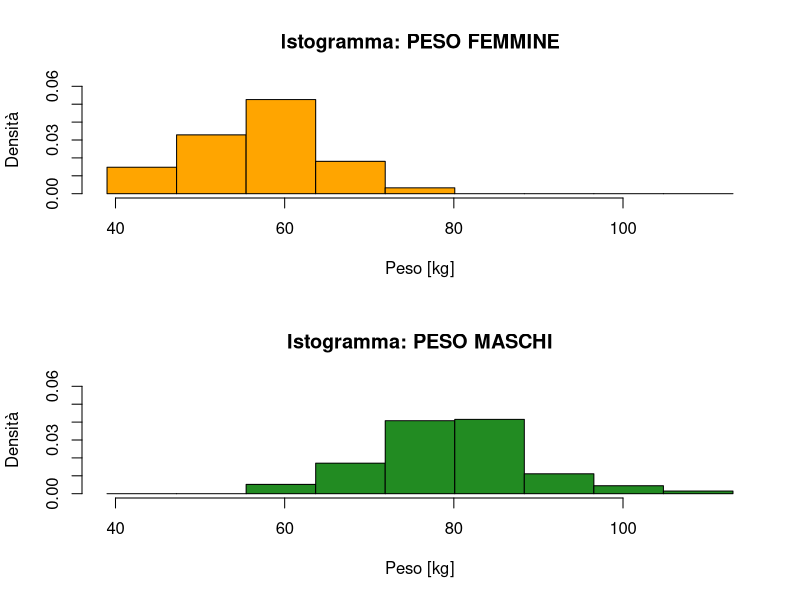
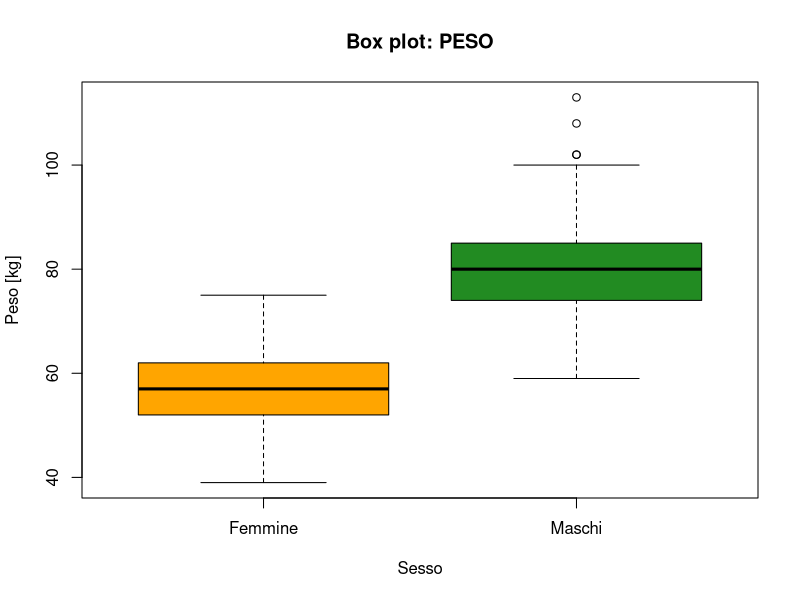
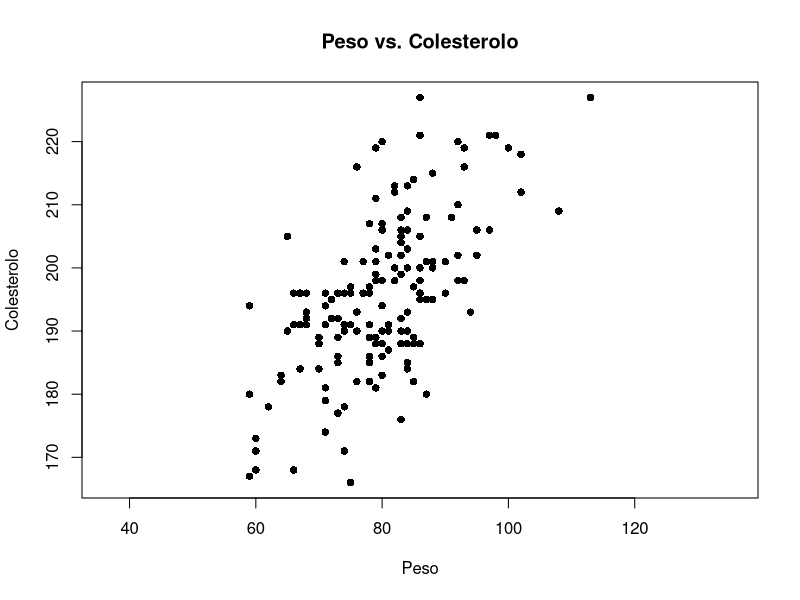
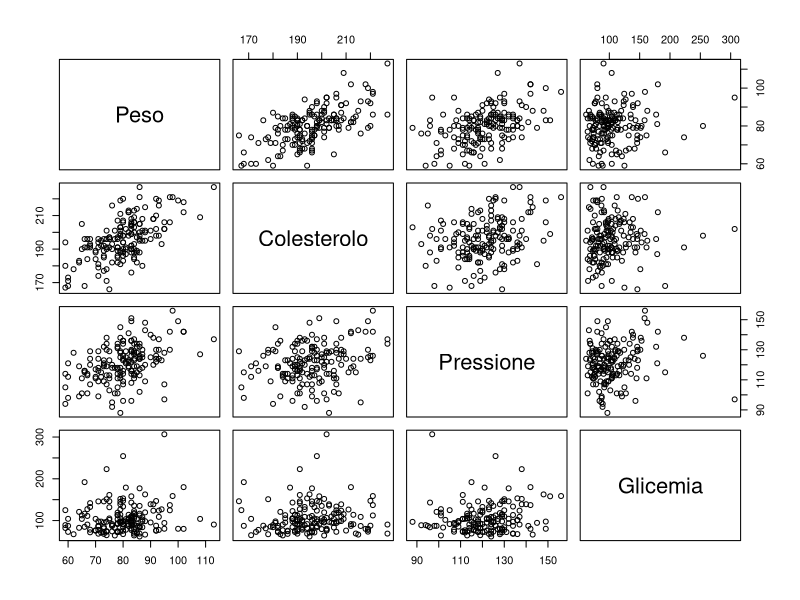
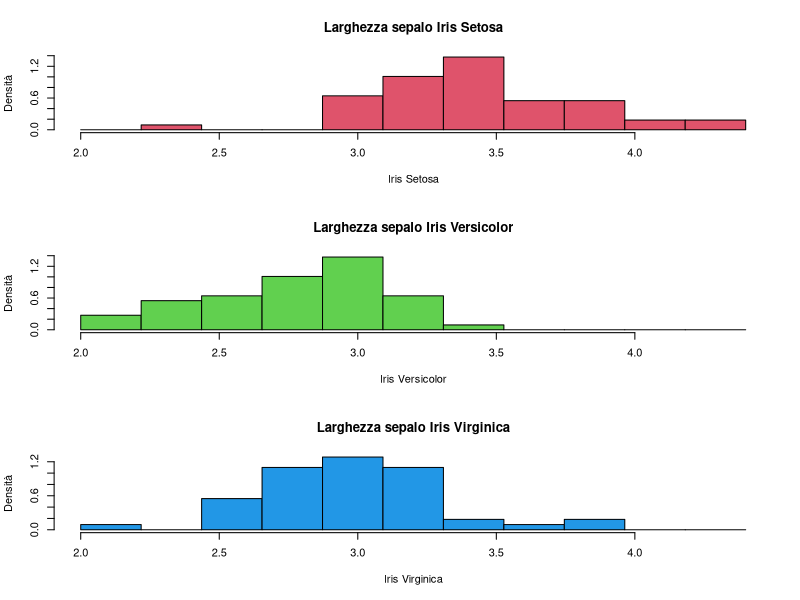
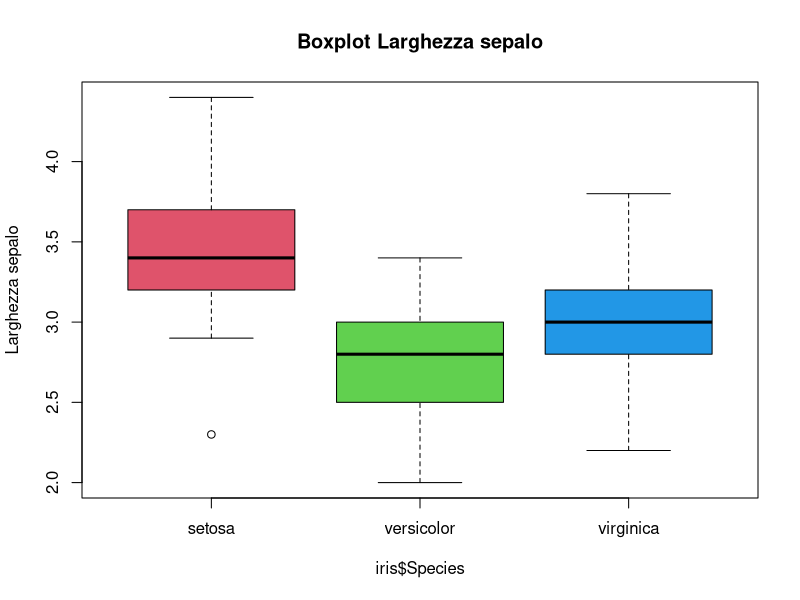
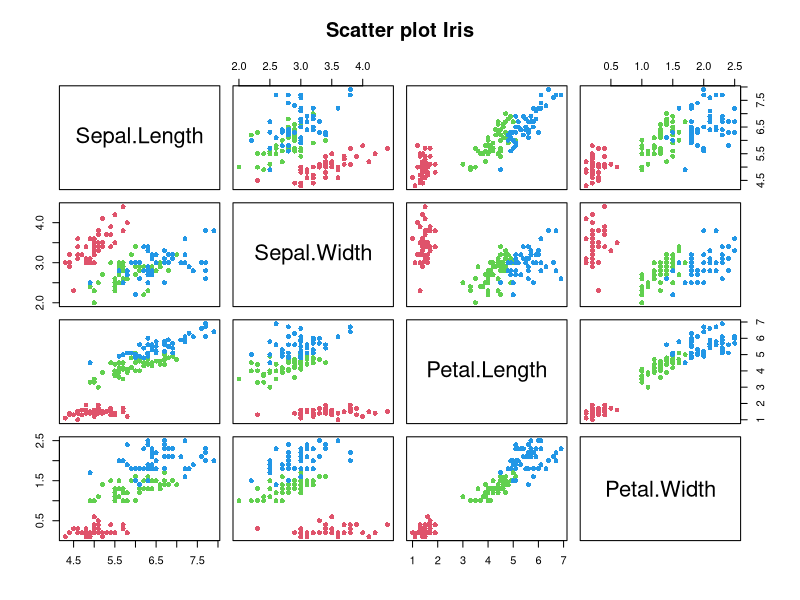
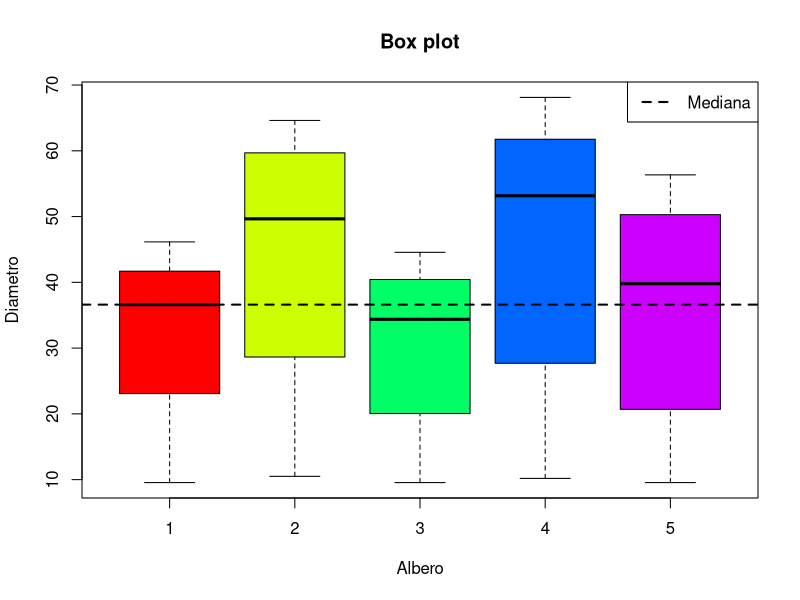

R code for these plots, in order:
#'###########################################################'#
#'########               LABORATORIO 2               ########'#
#'########            STATISTICA DESCRITTIVA         ########'#
#'###########################################################'#

# Argomenti del secondo laboratorio:
# 1 - Analisi descrittiva di una variabile qunatitativa (confronto fra gruppi)
# 2 - Analisi descrittiva di più variabili quantitative (multivariata)
# 3 - Esempio di confronto tra più gruppi
# 4 - Esempi più complessi

# IMPOSTARE LA WORKING DIRECTORY (CARTELLA DI LAVORO): -------------------------
# Da interfaccia:
# 1.
# 'Session' -> 'Set Working Directory' -> 'Choose Directory' -> ...

# 2. 
# 'Session' -> 'Set Working Directory' -> 'To Source File Location'

# Da console:
# setwd( 'C:/percorso/file' )

# 1 - ANALISI DI UNA VARIABILE QUANTITATIVA (DATI NUMERICI) -------------------- 
# Analisi di variabili quantitative:
# 1. Indici statistici di posizione/dispersione
# 2. Confronto tra istogrammi
# 3. Confronto tra box plot

### ESERCIZIO 1 (Confronto tra due gruppi)
rm ( list = ls( ) )
graphics.off()

pazienti = read.table( 'pazienti.txt', header = TRUE )

### RICHIESTA 1: calcolare i principali indici statistici di posizione e di
### dispersione della variabile "Peso" separatamente per ogni sottocampione
### (maschi e femmine)

# -> tapply( x, y, f )
# x: variabile numerica
# y: variabile categorica
# f: funzione

# Media campionaria
tapply( pazienti$Peso, pazienti$Sesso, mean )  

# Varianza campionaria
tapply( pazienti$Peso, pazienti$Sesso, var )   

# Deviazione standard campionaria
tapply( pazienti$Peso, pazienti$Sesso, sd )

# Minimo
tapply( pazienti$Peso, pazienti$Sesso, min )   

# Massimo
tapply( pazienti$Peso, pazienti$Sesso, max )  

# Range
diff( tapply( pazienti$Peso, pazienti$Sesso, range )$F ) 
diff( tapply( pazienti$Peso, pazienti$Sesso, range )$M )

# Mediana
tapply( pazienti$Peso, pazienti$Sesso, median )

# Quartili
Q = tapply( pazienti$Peso, pazienti$Sesso, quantile )
Q

# Primo quantile: Q1
Q1 = c( Q$F[2], Q$M[2] )
Q1

# Terzo quantile: Q3
Q3 = c( Q$F[4], Q$M[4] )
Q3

# IQR
Q3 - Q1

# Quartile di ordine p = 0.9
tapply( pazienti$Peso, pazienti$Sesso, quantile, probs = 0.9 )

# Sintesi
tapply( pazienti$Peso, pazienti$Sesso, summary )

### RICHIESTA 2: visualizzare graficamente la distribuzione della variabile
### "Peso" separatamente per ogni sottocampione (maschi e femmine)

femmine = pazienti[ pazienti$Sesso == 'F', ]
maschi = pazienti[ pazienti$Sesso == 'M', ]

# Istogrammi affiancati
dev.new()
par ( mfrow = c( 2, 1 ) )
hist( femmine$Peso, prob = TRUE, col = 'orange',
      breaks = seq( min( pazienti$Peso ), max( pazienti$Peso ), length = 10 ), 
      xlim = range( pazienti$Peso ), ylim = c( 0, 0.06 ),
      main = 'Istogramma: PESO FEMMINE', xlab = 'Peso [kg]', ylab = 'Densità' )
hist( maschi$Peso, prob = TRUE, col = 'forestgreen',
      breaks = seq( min( pazienti$Peso ), max( pazienti$Peso ), length = 10 ),
      xlim = range( pazienti$Peso ), ylim = c( 0, 0.06 ),
      main = 'Istogramma: PESO MASCHI', xlab = 'Peso [kg]', ylab = 'Densità' )

# Nota: il confronto sensato se i grafici hanno le stesse scale sugli assi e le
# stesse classi!

# Box plot distinti per classi
dev.new()
boxplot( pazienti$Peso ~ pazienti$Sesso, col = c ( 'orange', 'forestgreen' ),
         xlab = 'Sesso', ylab = 'Peso [kg]', names = c( 'Femmine', 'Maschi' ),
         main = 'Box plot: PESO')

# Nota: confrontare sempre box plot con stesse scale!

# 2 - ANALISI MULTIVARIATA -----------------------------------------------------
# 1. Covarianza
# 2. Indice di correlazione lineare
# 3. Matrice di varianza e covarianza
# 4. Matrice di correlazione
# 5. Scatterplot
# 6. Box plot

### analizzare le dipendenze tra le variabili Peso e Colesterolo nel sottocampione dei maschi

# rimuovo variabili categoriche

head(maschi) # oppure head(pazienti) 
categoriche = c(1,5,6,7) # 

maschi = maschi[ , -categoriche]   #

# check maschi ? 

dev.new()
plot( maschi$Peso, maschi$Colesterolo, asp=1,  col = "black", pch = 16,
      main = 'Peso vs. Colesterolo', xlab = 'Peso', ylab = 'Colesterolo' )

# Covarianza (Cov): valutare come due variabili si discostano dalle loro medie
#   - se Cov(X, Y) > 0 => variabili direttamente proporzionali
#   - se Cov(X, Y) < 0 => variabili inversamente proporzionali
#   - se Cov(X, Y) = 0 => variabili scorrelate

# Covarianza campionaria:
#   Cov(X, Y) = sum( ( x_i - media.campionaria(X) ) * ( y_i - media.campionaria(Y) ) ) / ( n - 1 )
cov( maschi$Peso, maschi$Colesterolo )   # oppure: cov( maschi$Colesterolo, maschi$Peso )

# Nota: Cov(X, X) = Var(X)
cov( maschi$Peso, maschi$Peso )
var( maschi$Peso )

# Nota: scorrelazione non equivale ad indipendenza. Infatti:
# variabili indipendenti => variabili scorrelate (è falsa l'implicazione <=)
# Esempio: X~N(0, 1) vs. Y=X^2
# Cov(X, Y) = E[XY] - E[X] E[Y] = E[X^3] - E[X] E[X^2] = 0, ma X e Y NON sono indipendenti!

# Indice di correlazione lineare (Cor)
#   Cor(X, Y) = Cov(X, Y) / [ sd(X) * sd(Y) ] 

# Proprietà:
#   a) -1 <= Cor(X, Y) <= 1
#   b) Cor(X, Y) = 1   :  Y = a + b*X, con b > 0 
#   c) Cor(X, Y) = -1  :  Y = a + b*X, con b < 0

# Indice di correlazione lineare campionario
cov(  maschi$Peso, maschi$Colesterolo ) / ( sd( maschi$Peso ) * sd( maschi$Colesterolo ) )

cor(  maschi$Peso, maschi$Colesterolo )

# Nota: Cor(X, X) = 1
cor( maschi$Peso, maschi$Peso )

# Matrice di varianza e covarianza (dataset multivariato)
cov( maschi )

round( cov( maschi ), 2 )

# Matrice di correlazione
cor( maschi )

round( cor( maschi ), 2 )

# Scatterplot
dev.new()
pairs( maschi )

# se volessi analizzare contemporaneamente i maschi e le femmine ? 

#
#
#

# 3 - ESEMPIO DI CONFRONTO TRA PIU' GRUPPI -------------------------------------

rm( list = ls( ) )
graphics.off( )

# ESERCIZIO 3 
# Analisi dei dati contenuti nel dataset 'iris',
# già presente in R nel pacchetto di base 'datasets'

# Il dataset contiene la lunghezza e la larghezza di sepali e petali
# per 3 diverse specie di iris (setosa, versicolor e virginica).
# Abbiamo 150 osservazioni di 5 variabili:
#  Sepal.Length: lunghezza sepalo
#  Sepal.Width: larghezza sepalo
#  Petal.Length: lungezza petalo
#  Petal.Width: larghezza petalo
#  Species:   specie di iris

data(iris)

head(iris)
dim(iris)
names(iris)

# Per avere una descrizione completa del dataset:
help(iris)

# Ispezioniamo il dataset con le funzioni viste:
table(iris$Species) # Il dataset è bilanciato rispetto alle diverse tipologie di fiore

# Possiamo calcolare i principali indici di posizione su tutte le
# variabili contemporaneamente sfruttando la funzione tapply

tapply(iris$Sepal.Width, iris$Species, summary) 
# summary, terzo parametro della funzione, viene applicato a Sepal.Width, primo parametro della funzione,
# per ciascun livello contenuto in Species, secondo parametro della funzione

tapply(iris$Sepal.Width, iris$Species, sd)


# A) Confrontiamo la variabile Sepal.Width tra le diverse specie, ovvero stratificando
# per la variabile Species
# Confrontiamo i  tre gruppi tramite l'istogramma dei dati

dev.new()
par(mfrow= c(3,1))
hist(iris$Sepal.Width[iris$Species=="setosa"],
     probability = T,
     main = 'Larghezza sepalo Iris Setosa',
     xlab = 'Iris Setosa',
     ylab = 'Densità',
     col = 2,
     breaks = seq(min(iris$Sepal.Width), 
                  max(iris$Sepal.Width), length.out=12)) 

hist(iris$Sepal.Width[iris$Species=="versicolor"],
     probability = T,
     main = 'Larghezza sepalo Iris Versicolor',
     xlab = 'Iris Versicolor',
     ylab = 'Densità',
     col = 3,
     breaks = seq(min(iris$Sepal.Width), 
                  max(iris$Sepal.Width), length.out=12))

hist(iris$Sepal.Width[iris$Species=="virginica"],
     probability = T,
     main = 'Larghezza sepalo Iris Virginica',
     xlab = 'Iris Virginica',
     ylab = 'Densità',
     col = 4,
     breaks = seq(min(iris$Sepal.Width), 
                  max(iris$Sepal.Width), length.out=12))

# Istogramma -> Le iris setosa sembrano avere un sepalo più largo delle altre due specie.
#               Non si vede alcuna differenza tra le altre due specie.

# Confrontiamo i  tre gruppi tramite il boxplot dei dati
dev.new()
boxplot( iris$Sepal.Width ~ iris$Species, 
         ylab = 'Larghezza sepalo', 
         main = 'Boxplot Larghezza sepalo', 
         col = c( 2, 3, 4 ))

# Boxplot -> Il boxplot conferma la tendenza delle iris setosa ad avere un sepalo più largo
#            rispetto alle altre due specie.
#            Le iris versicolor sembrano essere quelli con il sepalo più stretto.

# PER CASA:
# B) Confrontare la variabile Sepal.Length tra le diverse specie, ovvero stratificando
# per la variabile Species

# C) Confrontare la variabile Petal.Length tra le diverse specie, ovvero stratificando
# per la variabile Species

# D) Confrontare la variabile Petal.Width tra le diverse specie, ovvero stratificando
# per la variabile Species

# Consideriamo il dataset complessivo

# Scatter plot
col=rep(0, nrow(iris))
col[iris$Species=='setosa']     = 2 #rosso
col[iris$Species=='versicolor'] = 3 #verde
col[iris$Species=='virginica']  = 4 #blu

dev.new()
pairs( iris [,1:4], 
       main = 'Scatter plot Iris', 
       col = col, 
       pch = 16 )
    
# Matrice di correlazione per specie
cor(iris[iris$Species== 'setosa', 1:4])
cor(iris[iris$Species== 'versicolor', 1:4])
cor(iris[iris$Species== 'virginica', 1:4])

rm(list = ls() )
graphics.off()

# 4 - Esempi più complessi -----------------------------------------------------

# ESERCIZIO ANALISI di AIRQUALITY

# Analisi dei dati contenuti nel dataset 'airquality',
# già presente in R nel pacchetto di base 'datasets'
# Carichiamo il nuovo dataset
data('airquality')

# Il dataset contiene 153 osservazioni relative alle misurazioni giornaliere della
# qualità dell'aria a New York, dal settembre al maggio 1973.
# Il dataset è formato da 6 variabili

help('airquality')
head(airquality)

range(airquality$Month)

# Codifichiamo la variabile 'Month' come factor
airquality$Month <-
  factor(airquality$Month, labels = c('Maggio', 'Giugno', 'Luglio', 'Agosto', 'Settembre'))

# Analisi descrittiva univariata: guardiamo il dataset
summary(airquality[, 1:4])
table(is.na(airquality$Ozone)) # ci sono 37 valori mancanti
table(is.na(airquality$Solar.R)) # ci sono 7 valori mancanti

mean(airquality$Ozone)
mean(airquality$Ozone, na.rm = T) # calcoliamo la media omettendo valori mancanti

airquality <-
  airquality[complete.cases(airquality), ] # elimino osservazioni con dati mancanti

rm(list = ls())
graphics.off()

# ESERCIZIO: ANALISI ARANCE 
# Si consideri il dataset contenuto nel file di testo "arance.txt", contenente
# 35 osservazioni relative alla crescita di 5 alberi di arance con 3 variabili
# osservate:
#   - albero: codice identificativo dell'albero
#   - giorni: età dell'albero in giorni dal 31/12/1968
#   - circonferenza: valore della circonferenza in mm

# Si richiede di:
# 1. Caricare il dataset.
# 2. Trasformare le età in mesi, considerandoli tutti di 30 giorni e
#    approssimandoli all'unità. [Suggerimento: utilizzare il comando
#    round( mesi, 0 ).]
# 3. Trasformare la circonferenza in diametro. [Suggerimento: utilizzare pi per
#    il valore di pi greco.]
# 4. Aggiungere le nuove variabili al dataframe.
# 5. Calcolare il massimo diametro raggiunto da ogni albero. Assicurarsi che la
#    variabile sulla quale vogliamo stratificare il campione sia categorica.
#    [Suggerimento: utilizzare il comando as.factor().]
# 6. Qual è l'albero che ha il diametro più piccolo dopo 22 mesi?
# 7. Quali sono gli alberi che presentano una maggiore crescita? Riportare i
#    valori della crescita e mostrare il risultato graficamente.

# 1. Caricare il dataset
arance = read.table( 'arance.txt', header = TRUE )

str( arance )

# 2. Trasformare le età in mesi
mesi = round( arance$giorni / 30, 0 )
mesi

# 3. Trasformare la circonferenza in diametro
diametro = round( arance$circonferenza / pi, 2 )
diametro

# 4. Aggiungere le nuove variabili al dataframe.
arance = data.frame( arance, mesi, diametro )

head( arance )

# 5. Calcolare il massimo diametro raggiunto da ogni albero
class( arance$albero )

arance$albero = as.factor( arance$albero )

arance$albero

tapply( arance$diametro, arance$albero, max )

# 6. Qual è l'albero che ha il diametro più piccolo dopo 22 mesi? 
diametro_min = min( arance$diametro[ arance$mesi == 22 ] )

arance$albero[ which( arance$diametro == diametro_min ) ]

# 7. Qual è l'albero che presenta una maggiore crescita?
MAX = tapply( arance$diametro, arance$albero, max )
MIN = tapply( arance$diametro, arance$albero, min ) 

crescita_tot = MAX - MIN

max( crescita_tot )

which( crescita_tot == max( crescita_tot ) )  # oppure: which.max( crescita_tot )

# Box plot: diametro vs. albero
dev.new()
boxplot( arance$diametro ~ arance$albero, main = "Box plot",
         col = rainbow( length( levels( arance$albero ) ) ),
         ylab = 'Diametro', xlab = 'Albero')
abline ( h = median( arance$diametro ), lty = 2, lwd = 2 )
legend( 'topright', legend = 'Mediana', lty = 2, lwd = 2)

# Andamento temporale del diametro degli alberi
dev.new()
plot( unique( arance$mesi ), arance$diametro[ which( arance$albero == '1' ) ], 
      col = 1, type = 'l', ylim = c( 10, 80 ), lwd = 2, xlab = 'Mesi',
      ylab = 'Diametro', main = 'Andamento temporale del diametro degli alberi' )
lines( unique( arance$mesi ), arance$diametro[ which( arance$albero == '2' ) ], col = 2, lwd = 2 )
lines( unique( arance$mesi ), arance$diametro[ which( arance$albero == '3' ) ], col = 3, lwd = 2 )
lines( unique( arance$mesi ), arance$diametro[ which( arance$albero == '4' ) ], col = 4, lwd = 2 )
lines( unique( arance$mesi ), arance$diametro[ which( arance$albero == '5' ) ], col = 5, lwd = 2 )
grid()
legend( 'topleft', col = 1:5, lty = rep( 1, 5 ), lwd = rep( 2, 5 ),
        legend = c( 'Albero 1', 'Albero 2', 'Albero 3', 'Albero 4', 'Albero 5' ) )

# Andamento temporale della crescita degli alberi
crescite = tapply( arance$diametro, arance$albero, diff )

dev.new()
plot( unique( arance$mesi)[ -1 ], crescite[[ 1 ]], 
      type = 'l', lwd = 2, col = 1, ylim = c( 0, 20 ),
      xlab = 'Mesi', ylab = 'Crescita',
      main = 'Andamento temporale della crescita degli alberi' )
lines( unique( arance$mesi)[ -1 ], crescite[[ 2 ]], col = 2, lwd = 2 )
lines( unique( arance$mesi)[ -1 ], crescite[[ 3 ]], col = 3, lwd = 2 )
lines( unique( arance$mesi)[ -1 ], crescite[[ 4 ]], col = 4, lwd = 2 )
lines( unique( arance$mesi)[ -1 ], crescite[[ 5 ]], col = 5, lwd = 2 )
legend( 'topright', col = 1:5, lty = rep( 1, 5 ), lwd = rep( 2, 5 ),
        legend = c( 'Albero 1', 'Albero 2', 'Albero 3', 'Albero 4', 'Albero 5' ) )
